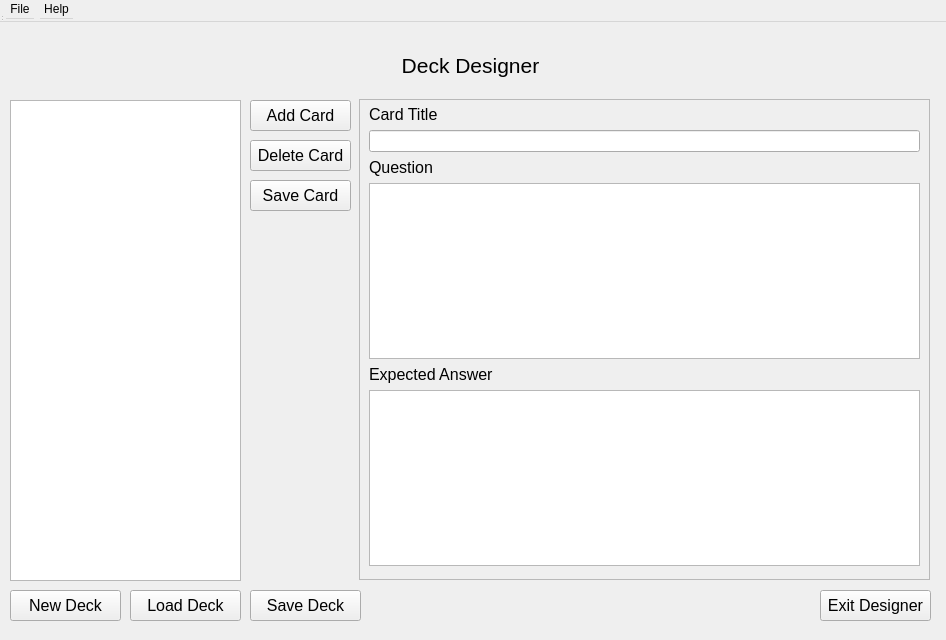
<?xml version="1.0" encoding="UTF-8"?>
<ui version="4.0">
 <class>DesignerWindow</class>
 <widget class="QWidget" name="DesignerWindow">
  <property name="geometry">
   <rect>
    <x>0</x>
    <y>0</y>
    <width>946</width>
    <height>640</height>
   </rect>
  </property>
  <property name="windowTitle">
   <string>MainWindow</string>
  </property>
  <widget class="QWidget" name="centralwidget" native="true">
   <property name="geometry">
    <rect>
     <x>0</x>
     <y>50</y>
     <width>941</width>
     <height>581</height>
    </rect>
   </property>
   <widget class="QLabel" name="deck_designer_label">
    <property name="geometry">
     <rect>
      <x>10</x>
      <y>0</y>
      <width>921</width>
      <height>31</height>
     </rect>
    </property>
    <property name="font">
     <font>
      <pointsize>16</pointsize>
     </font>
    </property>
    <property name="text">
     <string>Deck Designer</string>
    </property>
    <property name="alignment">
     <set>Qt::AlignCenter</set>
    </property>
   </widget>
   <widget class="QPushButton" name="new_deck_btn">
    <property name="geometry">
     <rect>
      <x>10</x>
      <y>540</y>
      <width>111</width>
      <height>31</height>
     </rect>
    </property>
    <property name="sizePolicy">
     <sizepolicy hsizetype="Fixed" vsizetype="Fixed">
      <horstretch>0</horstretch>
      <verstretch>0</verstretch>
     </sizepolicy>
    </property>
    <property name="font">
     <font>
      <pointsize>12</pointsize>
     </font>
    </property>
    <property name="text">
     <string>New Deck</string>
    </property>
    <property name="checkable">
     <bool>false</bool>
    </property>
    <property name="checked">
     <bool>false</bool>
    </property>
   </widget>
   <widget class="QPushButton" name="load_deck_btn">
    <property name="geometry">
     <rect>
      <x>130</x>
      <y>540</y>
      <width>111</width>
      <height>31</height>
     </rect>
    </property>
    <property name="sizePolicy">
     <sizepolicy hsizetype="Fixed" vsizetype="Fixed">
      <horstretch>0</horstretch>
      <verstretch>0</verstretch>
     </sizepolicy>
    </property>
    <property name="font">
     <font>
      <pointsize>12</pointsize>
     </font>
    </property>
    <property name="text">
     <string>Load Deck</string>
    </property>
    <property name="checkable">
     <bool>false</bool>
    </property>
    <property name="checked">
     <bool>false</bool>
    </property>
   </widget>
   <widget class="QListWidget" name="deck_cards_listwidget">
    <property name="geometry">
     <rect>
      <x>10</x>
      <y>50</y>
      <width>231</width>
      <height>481</height>
     </rect>
    </property>
   </widget>
   <widget class="QFrame" name="frame">
    <property name="geometry">
     <rect>
      <x>359</x>
      <y>49</y>
      <width>571</width>
      <height>481</height>
     </rect>
    </property>
    <property name="frameShape">
     <enum>QFrame::StyledPanel</enum>
    </property>
    <property name="frameShadow">
     <enum>QFrame::Raised</enum>
    </property>
    <widget class="QWidget" name="layoutWidget">
     <property name="geometry">
      <rect>
       <x>10</x>
       <y>6</y>
       <width>551</width>
       <height>461</height>
      </rect>
     </property>
     <layout class="QVBoxLayout" name="verticalLayout">
      <item>
       <widget class="QLabel" name="card_title_label">
        <property name="font">
         <font>
          <pointsize>12</pointsize>
         </font>
        </property>
        <property name="text">
         <string>Card Title</string>
        </property>
       </widget>
      </item>
      <item>
       <widget class="QLineEdit" name="card_title_lineedit"/>
      </item>
      <item>
       <widget class="QLabel" name="question_label">
        <property name="font">
         <font>
          <pointsize>12</pointsize>
         </font>
        </property>
        <property name="text">
         <string>Question</string>
        </property>
       </widget>
      </item>
      <item>
       <widget class="QTextEdit" name="question_textedit"/>
      </item>
      <item>
       <widget class="QLabel" name="expected_answer_label">
        <property name="font">
         <font>
          <pointsize>12</pointsize>
         </font>
        </property>
        <property name="text">
         <string>Expected Answer</string>
        </property>
       </widget>
      </item>
      <item>
       <widget class="QTextEdit" name="expected_answer_textedit"/>
      </item>
     </layout>
    </widget>
   </widget>
   <widget class="QPushButton" name="exit_designer_btn">
    <property name="geometry">
     <rect>
      <x>820</x>
      <y>540</y>
      <width>111</width>
      <height>31</height>
     </rect>
    </property>
    <property name="sizePolicy">
     <sizepolicy hsizetype="Fixed" vsizetype="Fixed">
      <horstretch>0</horstretch>
      <verstretch>0</verstretch>
     </sizepolicy>
    </property>
    <property name="font">
     <font>
      <pointsize>12</pointsize>
     </font>
    </property>
    <property name="text">
     <string>Exit Designer</string>
    </property>
    <property name="checkable">
     <bool>false</bool>
    </property>
    <property name="checked">
     <bool>false</bool>
    </property>
   </widget>
   <widget class="QPushButton" name="add_card_btn">
    <property name="geometry">
     <rect>
      <x>250</x>
      <y>50</y>
      <width>101</width>
      <height>31</height>
     </rect>
    </property>
    <property name="sizePolicy">
     <sizepolicy hsizetype="Fixed" vsizetype="Fixed">
      <horstretch>0</horstretch>
      <verstretch>0</verstretch>
     </sizepolicy>
    </property>
    <property name="font">
     <font>
      <pointsize>12</pointsize>
     </font>
    </property>
    <property name="text">
     <string>Add Card</string>
    </property>
    <property name="checkable">
     <bool>false</bool>
    </property>
    <property name="checked">
     <bool>false</bool>
    </property>
   </widget>
   <widget class="QPushButton" name="delete_card_btn">
    <property name="geometry">
     <rect>
      <x>250</x>
      <y>90</y>
      <width>101</width>
      <height>31</height>
     </rect>
    </property>
    <property name="sizePolicy">
     <sizepolicy hsizetype="Fixed" vsizetype="Fixed">
      <horstretch>0</horstretch>
      <verstretch>0</verstretch>
     </sizepolicy>
    </property>
    <property name="font">
     <font>
      <pointsize>12</pointsize>
     </font>
    </property>
    <property name="text">
     <string>Delete Card</string>
    </property>
    <property name="checkable">
     <bool>false</bool>
    </property>
    <property name="checked">
     <bool>false</bool>
    </property>
   </widget>
   <widget class="QPushButton" name="save_card_btn">
    <property name="geometry">
     <rect>
      <x>250</x>
      <y>130</y>
      <width>101</width>
      <height>31</height>
     </rect>
    </property>
    <property name="sizePolicy">
     <sizepolicy hsizetype="Fixed" vsizetype="Fixed">
      <horstretch>0</horstretch>
      <verstretch>0</verstretch>
     </sizepolicy>
    </property>
    <property name="font">
     <font>
      <pointsize>12</pointsize>
     </font>
    </property>
    <property name="text">
     <string>Save Card</string>
    </property>
    <property name="checkable">
     <bool>false</bool>
    </property>
    <property name="checked">
     <bool>false</bool>
    </property>
   </widget>
   <widget class="QPushButton" name="save_deck_btn">
    <property name="geometry">
     <rect>
      <x>250</x>
      <y>540</y>
      <width>111</width>
      <height>31</height>
     </rect>
    </property>
    <property name="sizePolicy">
     <sizepolicy hsizetype="Fixed" vsizetype="Fixed">
      <horstretch>0</horstretch>
      <verstretch>0</verstretch>
     </sizepolicy>
    </property>
    <property name="font">
     <font>
      <pointsize>12</pointsize>
     </font>
    </property>
    <property name="text">
     <string>Save Deck</string>
    </property>
    <property name="checkable">
     <bool>false</bool>
    </property>
    <property name="checked">
     <bool>false</bool>
    </property>
   </widget>
  </widget>
  <widget class="QMenuBar" name="menubar">
   <property name="geometry">
    <rect>
     <x>0</x>
     <y>0</y>
     <width>946</width>
     <height>22</height>
    </rect>
   </property>
   <widget class="QMenu" name="menuFile">
    <property name="title">
     <string>File</string>
    </property>
    <addaction name="actionExit_Designer"/>
    <addaction name="actionQuit"/>
   </widget>
   <widget class="QMenu" name="menuHelp">
    <property name="title">
     <string>Help</string>
    </property>
    <addaction name="actionAbout"/>
   </widget>
   <addaction name="menuFile"/>
   <addaction name="menuHelp"/>
  </widget>
  <widget class="QStatusBar" name="statusbar">
   <property name="geometry">
    <rect>
     <x>0</x>
     <y>0</y>
     <width>3</width>
     <height>22</height>
    </rect>
   </property>
  </widget>
  <widget class="QToolBar" name="toolBar">
   <property name="geometry">
    <rect>
     <x>0</x>
     <y>0</y>
     <width>8</width>
     <height>17</height>
    </rect>
   </property>
   <property name="windowTitle">
    <string>toolBar</string>
   </property>
  </widget>
  <action name="actionExit_Designer">
   <property name="text">
    <string>Exit Designer</string>
   </property>
  </action>
  <action name="actionQuit">
   <property name="text">
    <string>Quit</string>
   </property>
  </action>
  <action name="actionAbout">
   <property name="text">
    <string>About</string>
   </property>
  </action>
 </widget>
 <resources/>
 <connections/>
</ui>
